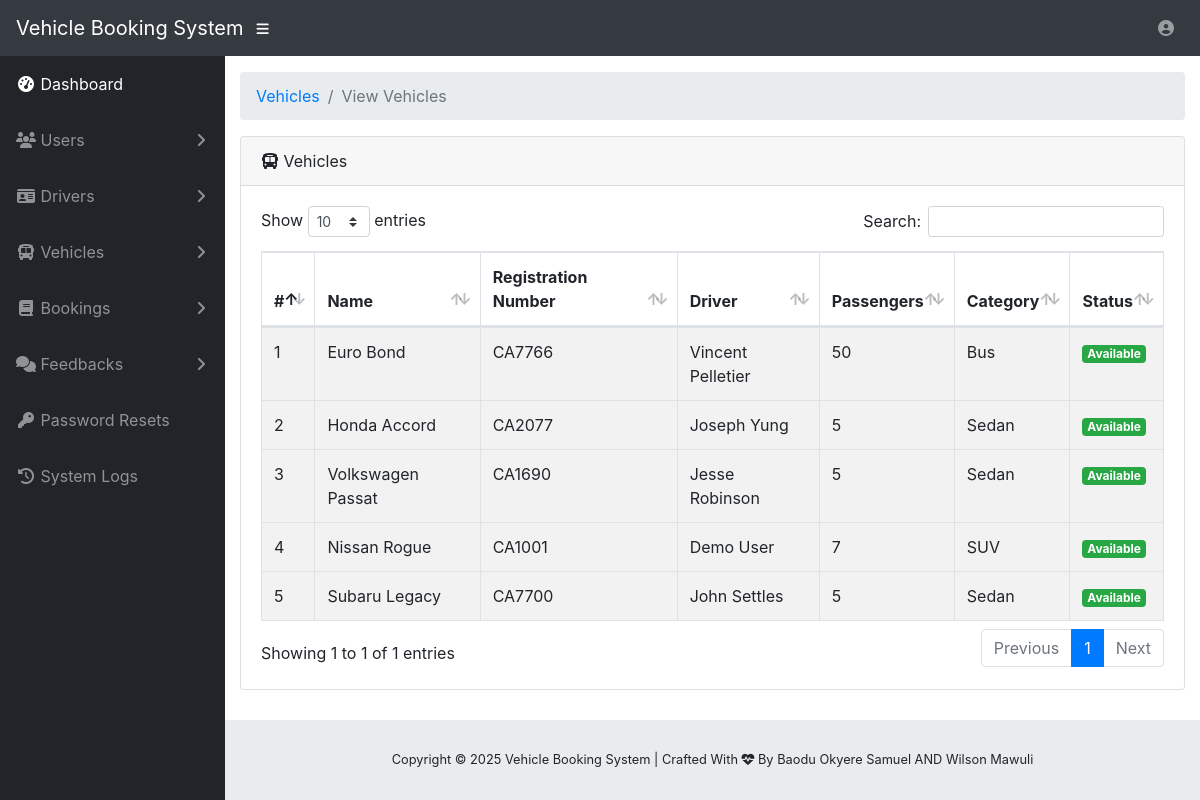
The app's page /admin-view-vehicle.php (signed in) with its own data.
### tables this page shows
CREATE TABLE IF NOT EXISTS `tms_vehicle` (
  `v_id` int(20) NOT NULL,
  `v_name` varchar(200) NOT NULL,
  `v_reg_no` varchar(200) NOT NULL,
  `v_pass_no` varchar(200) NOT NULL,
  `v_driver` varchar(200) NOT NULL,
  `v_category` varchar(200) NOT NULL,
  `v_dpic` varchar(200) NOT NULL,
  `v_status` varchar(200) NOT NULL
);

### admin-view-vehicle.php (the view, shortened to what this page needs)
<?php
  include('vendor/inc/config.php');
?>
<!DOCTYPE html>
<html lang="en">
<?php include('vendor/inc/head.php');?>
<body id="page-top">
 <?php include("vendor/inc/nav.php");?>
  <div id="wrapper">
    <?php include('vendor/inc/sidebar.php');?>
    <div id="content-wrapper">
      <div class="container-fluid">
        <ol class="breadcrumb">
          <li class="breadcrumb-item">
            <a href="#">Vehicles</a>
          </li>
          <li class="breadcrumb-item active">View Vehicles</li>
        </ol>
        <div class="card mb-3">
          <div class="card-header">
            <i class="fas fa-bus"></i>
                Vehicles</div>
          <div class="card-body">
            <div class="table-responsive">
              <table class="table table-bordered table-striped table-hover" id="dataTable" width="100%" cellspacing="0">
                <thead>
                  <tr>
                    <th>#</th>
                    <th>Name</th>
                    <th>Registration Number</th>
                    <th>Driver</th>
                    <th>Passengers</th>
                    <th>Category</th>
                    <th>Status</th>
                  </tr>
                </thead>
                <?php
                    $ret="SELECT * FROM tms_vehicle ";
                    $stmt= $mysqli->prepare($ret) ;
                    $stmt->execute() ;
                    $res=$stmt->get_result();
                    $cnt=1;
                    while($row=$res->fetch_object())
                {
                ?>
                <tbody>
                  <tr>
                    <td><?php echo $cnt;?></td>
                    <td><?php echo $row->v_name;?></td>
                    <td><?php echo $row->v_reg_no;?></td>
                    <td><?php echo $row->v_driver;?></td>
                    <td><?php echo $row->v_pass_no;?></td>
                    <td><?php echo $row->v_category;?></td>
                    <td><?php if($row->v_status == "Available"){ echo '<span class = "badge badge-success">'.$row->v_status.'</span>'; } else { echo '<span class = "badge badge-danger">'.$row->v_status.'</span>';}?></td>
                  </tr>
                </tbody>
                <?php $cnt = $cnt+1; }?>
              </table>
            </div>
          </div>
        </div>
      </div>
      <?php include("vendor/inc/footer.php");?>
    </div>
  </div>
</body>
</html>

### records on screen
tms_vehicle: v_name "Euro Bond", v_reg_no "CA7766", v_driver "Vincent Pelletier", v_pass_no "50", v_category "Bus", v_status "Available"
tms_vehicle: v_name "Honda Accord", v_reg_no "CA2077", v_driver "Joseph Yung", v_pass_no "5", v_category "Sedan", v_status "Available"
tms_vehicle: v_name "Volkswagen Passat", v_reg_no "CA1690", v_driver "Jesse Robinson", v_pass_no "5", v_category "Sedan", v_status "Available"
tms_vehicle: v_name "Nissan Rogue", v_reg_no "CA1001", v_driver "Demo User", v_pass_no "7", v_category "SUV", v_status "Available"
tms_vehicle: v_name "Subaru Legacy", v_reg_no "CA7700", v_driver "John Settles", v_pass_no "5", v_category "Sedan", v_status "Available"
